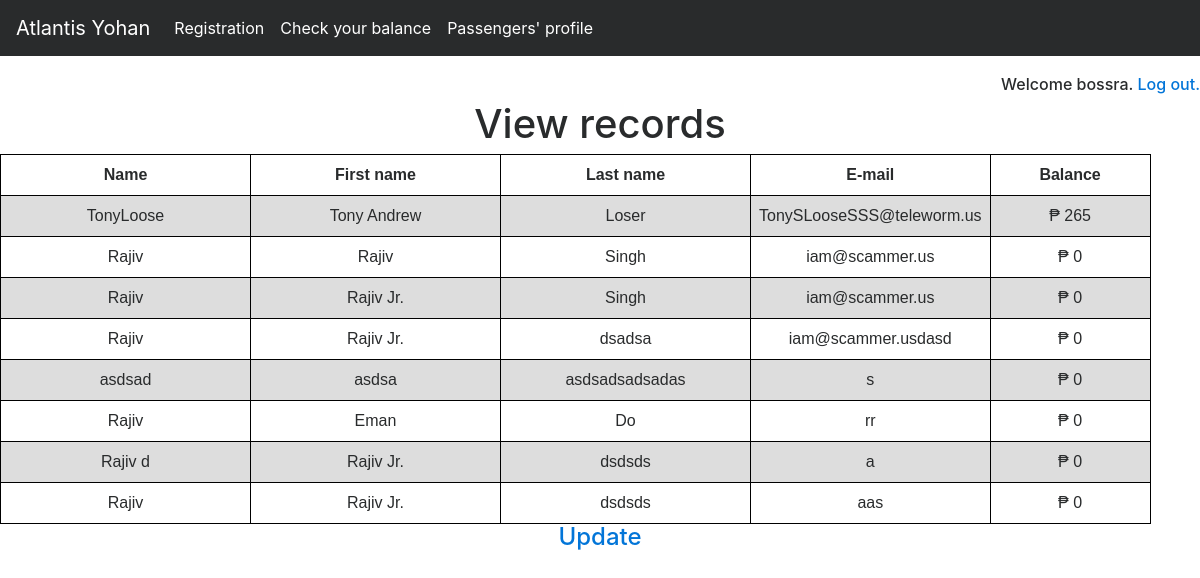
/passengersProfileView.php (signed in), run on an earlier commit of the app's database.
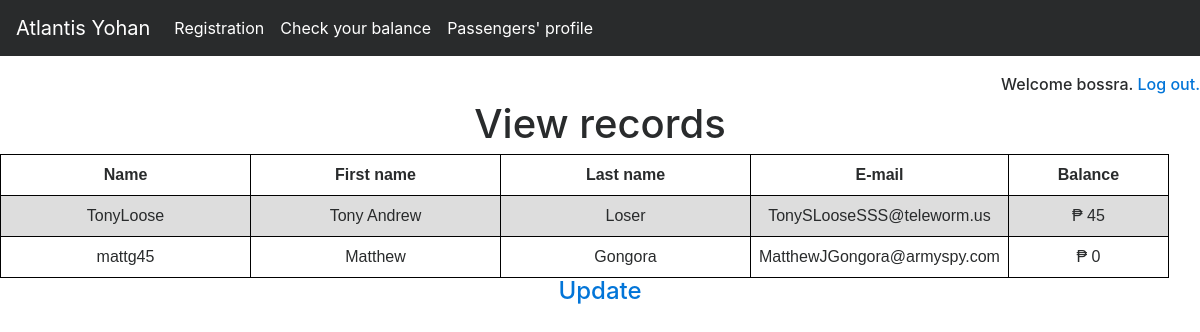
And on a later commit of the database.
### tables this page shows
CREATE TABLE `registration` (
  `id` int(255) NOT NULL,
  `userName` varchar(25) NOT NULL,
  `firstName` varchar(60) NOT NULL,
  `lastName` varchar(45) NOT NULL,
  `password` varchar(16) NOT NULL,
  `email` varchar(90) NOT NULL,
  `street` varchar(100) NOT NULL,
  `municipality` varchar(50) NOT NULL,
  `province` varchar(45) NOT NULL,
  `gender` varchar(12) NOT NULL,
  `birthDate` date NOT NULL,
  `balance` int(9) NOT NULL,
  `rfidno` int(101) NOT NULL
);

### passengersProfileView.php (the view, shortened to what this page needs)
<?php
  include_once 'passengersProfileViewDB.php';
?>
<!DOCTYPE html>
<html lang="en">
<head>
    <link href="./Navbar Template for Bootstrap_files/bootstrap.min.css" rel="stylesheet">
    <link href="./Navbar Template for Bootstrap_files/navbar.css" rel="stylesheet">
    <link rel="stylesheet" type="text/css" href="mycustomstyle.css">
  </head>
  <body>
<?php include 'nav2.php'; ?>
  <?php
if($_SESSION["adminUserName"]) {
?>
    <h6 style="text-align: right;">Welcome <?php echo $_SESSION["adminUserName"]; ?>. <a href="logout.php" tite="Logout">Log out.</a></h6>
      <div>
        <div>
          <h1 style="text-align: center;">View records</h1>
          <table>
    <tr>
      <th style="width:250px;"><center>Name</center></th>
      <th style="width:250px;"><center>First name</center></th>
      <th style="width:250px;"><center>Last name</center></th>
      <th style="width:160px;"><center>E-mail</center></th>
      <th style="width:160px;"><center>Balance</center></th>
    </tr>
    <?php
      $sql            = "SELECT * FROM registration;";
      $result         = mysqli_query($conn, $sql);
      $resultCheck    = mysqli_num_rows($result);
      if ($resultCheck > 0) {
        while ($row = mysqli_fetch_assoc($result)) {
            echo "<td style='text-align: center;'>".$row['userName']."</td>";
            echo "<td style='text-align: center;'>".$row['firstName']."</td>";
            echo "<td style='text-align: center;'>".$row['lastName']."</td>";
            echo "<td style='text-align: center;'>".$row['email']."</td>";
            echo "<td style='text-align: center;'>₱ ".$row['balance']."</td>";
        }
      }
          ?>
    </table>
      <h4 style="text-align: center;"><a style="text-decoration: none" href="passengersProfileUpdate.php">Update</a></h1>
        </div>
      </div>
<?php
}
else echo "<h4>Please <a href='passengersProfilelogin.php'>login first</a> before viewing the passengers' record.</h4>";
?>
</body></html>

### nav2.php (shortened to what this page needs)
<nav id="nav1" class="navbar navbar-toggleable-md navbar-inverse bg-inverse">
      <a class="navbar-brand" href="index.php">Atlantis Yohan </a>
      <div class="collapse navbar-collapse" id="navbarsExampleDefault">
        <ul class="navbar-nav mr-auto">
          <li class="nav-item active">
            <a class="nav-link" href="registration.php">Registration <span class="sr-only">(current)</span></a>
          </li>
            <li class="nav-item active">
            <a class="nav-link" href="balance.php">Check your balance <span class="sr-only">(current)</span></a>
          </li>
            <li class="nav-item active">
            <a class="nav-link" href="passengersProfilelogin.php">Passengers' profile <span class="sr-only">(current)</span></a>
          </li>
        </ul>
      </div>
    </nav>

### passengersProfileView.php (style rules this page uses)
table { font-family: arial, sans-serif; border-collapse: collapse; }
td, th { border: 1px solid black; text-align: left; padding: 8px; }

What changed in the data, as far as the page shows it:
removed registration: userName "Rajiv", firstName "Rajiv", lastName "Singh", email "iam@scammer.us", balance "0"
removed registration: userName "Rajiv", firstName "Rajiv Jr.", lastName "Singh", email "iam@scammer.us", balance "0"
removed registration: userName "Rajiv", firstName "Rajiv Jr.", lastName "dsadsa", email "iam@scammer.usdasd", balance "0"
removed registration: userName "asdsad", firstName "asdsa", lastName "asdsadsadsadas", email "s", balance "0"
removed registration: userName "Rajiv", firstName "Eman", lastName "Do", email "rr", balance "0"
removed registration: userName "Rajiv d", firstName "Rajiv Jr.", lastName "dsdsds", email "a", balance "0"
removed registration: userName "Rajiv", firstName "Rajiv Jr.", lastName "dsdsds", email "aas", balance "0"
changed registration "TonyLoose": balance "265" → "45"
added registration: userName "mattg45", firstName "Matthew", lastName "Gongora", email "MatthewJGongora@armyspy.com", balance "0"
